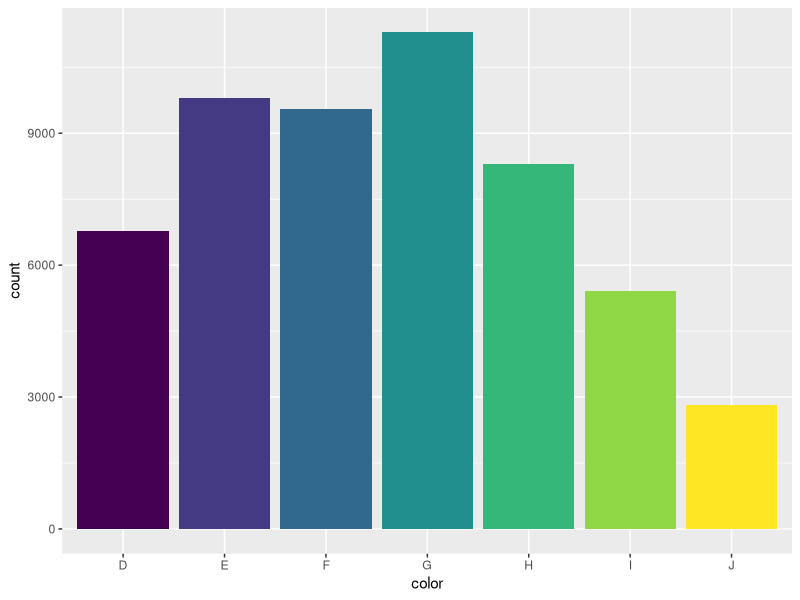

Write the R code that produced this figure. (Note: this script raises an error after producing the figure.)
## ---- chunk 1
knitr::opts_chunk$set(echo = TRUE)
## ---- chunk 2
library(ggplot2)
data(diamonds)
ggplot(diamonds) + geom_bar(aes(x=color, fill=color)) + theme(legend.position="none")
## ---- chunk 3
data(precip)
precip <- precip[-50]
library(tidyr)
precip2 <- as.data.frame(precip, row.names = names(precip))
precip2[,"City"] <- names(precip)
precip2 <- precip2 %>%
mutate(City = fct_reorder(City, precip))
ggplot(precip2) + geom_col(aes(x=City, y=precip)) + coord_flip() + ylab(label="Inches of precipitation")
